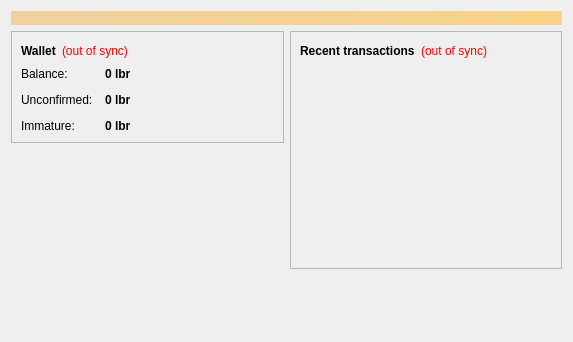
<?xml version="1.0" encoding="UTF-8"?>
<ui version="4.0">
 <class>OverviewPage</class>
 <widget class="QWidget" name="OverviewPage">
  <property name="geometry">
   <rect>
    <x>0</x>
    <y>0</y>
    <width>573</width>
    <height>342</height>
   </rect>
  </property>
  <property name="windowTitle">
   <string>Form</string>
  </property>
  <layout class="QVBoxLayout" name="topLayout">
   <item>
    <widget class="QLabel" name="labelAlerts">
     <property name="visible">
      <bool>false</bool>
     </property>
     <property name="styleSheet">
      <string notr="true">background-color: qlineargradient(x1: 0, y1: 0, x2: 1, y2: 0, stop:0 #F0D0A0, stop:1 #F8D488); color:#000000;</string>
     </property>
     <property name="wordWrap">
      <bool>true</bool>
     </property>
     <property name="margin">
      <number>3</number>
     </property>
    </widget>
   </item>
   <item>
    <layout class="QHBoxLayout" name="horizontalLayout" stretch="1,1">
     <item>
      <layout class="QVBoxLayout" name="verticalLayout_2">
       <item>
        <widget class="QFrame" name="frame">
         <property name="frameShape">
          <enum>QFrame::StyledPanel</enum>
         </property>
         <property name="frameShadow">
          <enum>QFrame::Raised</enum>
         </property>
         <layout class="QVBoxLayout" name="verticalLayout_4">
          <item>
           <layout class="QHBoxLayout" name="horizontalLayout_4">
            <item>
             <widget class="QLabel" name="label_5">
              <property name="font">
               <font>
                <weight>75</weight>
                <bold>true</bold>
               </font>
              </property>
              <property name="text">
               <string>Wallet</string>
              </property>
             </widget>
            </item>
            <item>
             <widget class="QLabel" name="labelWalletStatus">
              <property name="toolTip">
               <string>The displayed information may be out of date. Your wallet automatically synchronizes with the LIBRE network after a connection is established, but this process has not completed yet.</string>
              </property>
              <property name="styleSheet">
               <string notr="true">QLabel { color: red; }</string>
              </property>
              <property name="text">
               <string notr="true">(out of sync)</string>
              </property>
              <property name="alignment">
               <set>Qt::AlignLeading|Qt::AlignLeft|Qt::AlignVCenter</set>
              </property>
             </widget>
            </item>
            <item>
             <spacer name="horizontalSpacer_2">
              <property name="orientation">
               <enum>Qt::Horizontal</enum>
              </property>
              <property name="sizeHint" stdset="0">
               <size>
                <width>40</width>
                <height>20</height>
               </size>
              </property>
             </spacer>
            </item>
           </layout>
          </item>
          <item>
           <layout class="QFormLayout" name="formLayout_2">
            <property name="fieldGrowthPolicy">
             <enum>QFormLayout::AllNonFixedFieldsGrow</enum>
            </property>
            <property name="horizontalSpacing">
             <number>12</number>
            </property>
            <property name="verticalSpacing">
             <number>12</number>
            </property>
            <item row="0" column="0">
             <widget class="QLabel" name="label">
              <property name="text">
               <string>Balance:</string>
              </property>
             </widget>
            </item>
            <item row="0" column="1">
             <widget class="QLabel" name="labelBalance">
              <property name="font">
               <font>
                <weight>75</weight>
                <bold>true</bold>
               </font>
              </property>
              <property name="cursor">
               <cursorShape>IBeamCursor</cursorShape>
              </property>
              <property name="toolTip">
               <string>Your current balance</string>
              </property>
              <property name="text">
               <string notr="true">0 lbr</string>
              </property>
              <property name="textInteractionFlags">
               <set>Qt::LinksAccessibleByMouse|Qt::TextSelectableByKeyboard|Qt::TextSelectableByMouse</set>
              </property>
             </widget>
            </item>
            <item row="1" column="0">
             <widget class="QLabel" name="label_3">
              <property name="text">
               <string>Unconfirmed:</string>
              </property>
             </widget>
            </item>
            <item row="1" column="1">
             <widget class="QLabel" name="labelUnconfirmed">
              <property name="font">
               <font>
                <weight>75</weight>
                <bold>true</bold>
               </font>
              </property>
              <property name="cursor">
               <cursorShape>IBeamCursor</cursorShape>
              </property>
              <property name="toolTip">
               <string>Total of transactions that have yet to be confirmed, and do not yet count toward the current balance</string>
              </property>
              <property name="text">
               <string notr="true">0 lbr</string>
              </property>
              <property name="textInteractionFlags">
               <set>Qt::LinksAccessibleByMouse|Qt::TextSelectableByKeyboard|Qt::TextSelectableByMouse</set>
              </property>
             </widget>
            </item>
            <item row="2" column="0">
             <widget class="QLabel" name="labelImmatureText">
              <property name="text">
               <string>Immature:</string>
              </property>
             </widget>
            </item>
            <item row="2" column="1">
             <widget class="QLabel" name="labelImmature">
              <property name="font">
               <font>
                <weight>75</weight>
                <bold>true</bold>
               </font>
              </property>
              <property name="toolTip">
               <string>Mined balance that has not yet matured</string>
              </property>
              <property name="text">
               <string notr="true">0 lbr</string>
              </property>
              <property name="textInteractionFlags">
               <set>Qt::LinksAccessibleByMouse|Qt::TextSelectableByKeyboard|Qt::TextSelectableByMouse</set>
              </property>
             </widget>
            </item>
           </layout>
          </item>
         </layout>
        </widget>
       </item>
       <item>
        <spacer name="verticalSpacer">
         <property name="orientation">
          <enum>Qt::Vertical</enum>
         </property>
         <property name="sizeHint" stdset="0">
          <size>
           <width>20</width>
           <height>40</height>
          </size>
         </property>
        </spacer>
       </item>
      </layout>
     </item>
     <item>
      <layout class="QVBoxLayout" name="verticalLayout_3">
       <item>
        <widget class="QFrame" name="frame_2">
         <property name="frameShape">
          <enum>QFrame::StyledPanel</enum>
         </property>
         <property name="frameShadow">
          <enum>QFrame::Raised</enum>
         </property>
         <layout class="QVBoxLayout" name="verticalLayout">
          <item>
           <layout class="QHBoxLayout" name="horizontalLayout_2">
            <item>
             <widget class="QLabel" name="label_4">
              <property name="text">
               <string>&lt;b&gt;Recent transactions&lt;/b&gt;</string>
              </property>
             </widget>
            </item>
            <item>
             <widget class="QLabel" name="labelTransactionsStatus">
              <property name="toolTip">
               <string>The displayed information may be out of date. Your wallet automatically synchronizes with the LIBRE network after a connection is established, but this process has not completed yet.</string>
              </property>
              <property name="styleSheet">
               <string notr="true">QLabel { color: red; }</string>
              </property>
              <property name="text">
               <string notr="true">(out of sync)</string>
              </property>
              <property name="alignment">
               <set>Qt::AlignRight|Qt::AlignTrailing|Qt::AlignVCenter</set>
              </property>
             </widget>
            </item>
            <item>
             <spacer name="horizontalSpacer">
              <property name="orientation">
               <enum>Qt::Horizontal</enum>
              </property>
              <property name="sizeHint" stdset="0">
               <size>
                <width>40</width>
                <height>20</height>
               </size>
              </property>
             </spacer>
            </item>
           </layout>
          </item>
          <item>
           <widget class="QListView" name="listTransactions">
            <property name="styleSheet">
             <string notr="true">QListView { background: transparent; }</string>
            </property>
            <property name="frameShape">
             <enum>QFrame::NoFrame</enum>
            </property>
            <property name="verticalScrollBarPolicy">
             <enum>Qt::ScrollBarAlwaysOff</enum>
            </property>
            <property name="horizontalScrollBarPolicy">
             <enum>Qt::ScrollBarAlwaysOff</enum>
            </property>
            <property name="selectionMode">
             <enum>QAbstractItemView::NoSelection</enum>
            </property>
           </widget>
          </item>
         </layout>
        </widget>
       </item>
       <item>
        <spacer name="verticalSpacer_2">
         <property name="orientation">
          <enum>Qt::Vertical</enum>
         </property>
         <property name="sizeHint" stdset="0">
          <size>
           <width>20</width>
           <height>40</height>
          </size>
         </property>
        </spacer>
       </item>
      </layout>
     </item>
    </layout>
   </item>
  </layout>
 </widget>
 <resources/>
 <connections/>
</ui>
